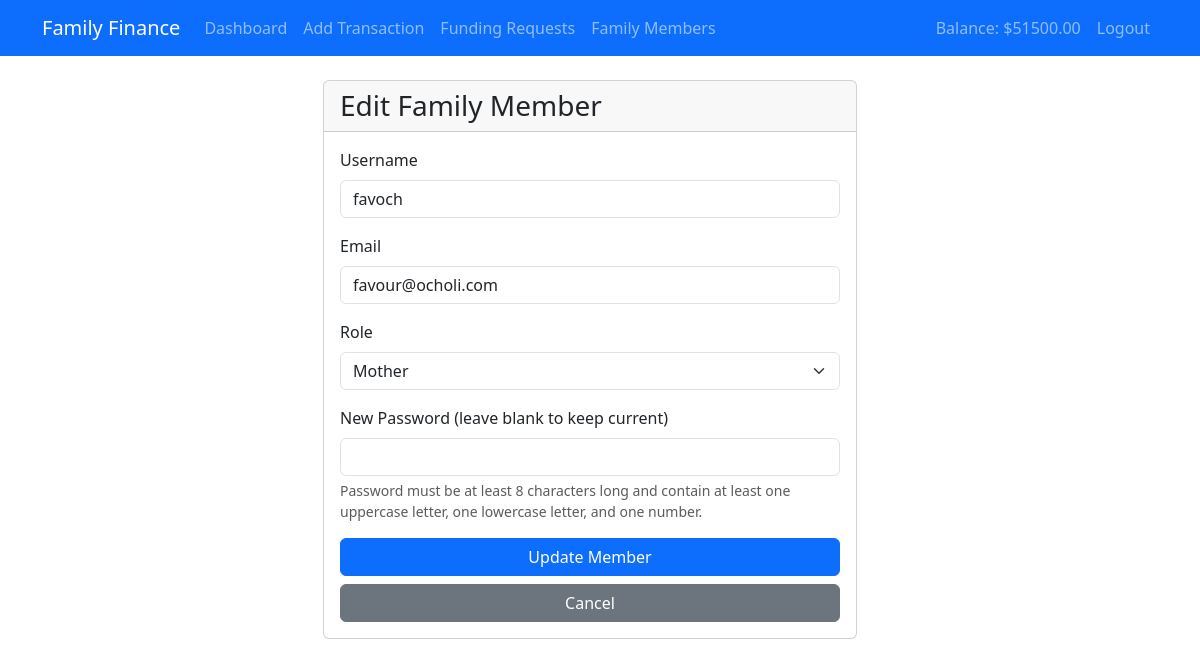
/edit_family_member/2 (signed in), run on the app's committed database.
### app.py (models this page shows, shortened)
class User(db.Model, UserMixin):
    id = db.Column(db.Integer, primary_key=True)
    username = db.Column(db.String(80), unique=True, nullable=False)
    email = db.Column(db.String(120), unique=True, nullable=False)
    password_hash = db.Column(db.String(128))
    role = db.Column(db.String(20), nullable=False)
    balance = db.Column(db.Float, default=0.0)
    is_active = db.Column(db.Boolean, default=True)
    family_id = db.Column(db.Integer, db.ForeignKey('family.id'))
    created_at = db.Column(db.DateTime, default=datetime.utcnow)
    funding_requests = db.relationship('FundingRequest',
                                     foreign_keys='FundingRequest.requested_by',
                                     backref=db.backref('requester_ref', lazy=True),
                                     lazy=True)
    requests_approved = db.relationship('FundingRequest',
                                      foreign_keys='FundingRequest.approved_by',
                                      backref=db.backref('approver_ref', lazy=True),
                                      lazy=True)
    funding_request_balances = db.relationship('FundingRequestBalance',
                                             backref='user_ref',
                                             lazy=True)
    @property
    def password(self):
        raise AttributeError('password is not a readable attribute')

### app.py (the view, shortened to what this page needs)
@app.route('/edit_family_member/<int:user_id>', methods=['GET', 'POST'])
@login_required
@father_required
def edit_family_member(user_id):
    member = User.query.filter_by(id=user_id, family_id=current_user.family_id).first_or_404()
    if member.role == 'father':
        flash('Cannot edit father account.', 'error')
        return redirect(url_for('manage_family_members'))
    return render_template('edit_family_member.html', member=member)

### app.py (called while the page is built)
@login_manager.user_loader
def load_user(user_id):
    return User.query.get(int(user_id))

def father_required(f):
    @wraps(f)
    def decorated_function(*args, **kwargs):
        if not current_user.is_authenticated or current_user.role != 'father':
            flash('This action requires father privileges')
            return redirect(url_for('dashboard'))
        return f(*args, **kwargs)
    return decorated_function

### templates/edit_family_member.html (shortened to what this page needs)
{% extends "base.html" %}
{% block content %}
<div class="container mt-4">
    <div class="row justify-content-center">
        <div class="col-md-6">
            <div class="card">
                <div class="card-header">
                    <h3 class="card-title mb-0">Edit Family Member</h3>
                </div>
                <div class="card-body">
                    <form method="POST">
                        <div class="mb-3">
                            <label for="username" class="form-label">Username</label>
                            <input type="text" class="form-control" id="username" name="username" value="{{ member.username }}" required>
                        </div>
                        <div class="mb-3">
                            <label for="email" class="form-label">Email</label>
                            <input type="email" class="form-control" id="email" name="email" value="{{ member.email }}" required>
                        </div>
                        <div class="mb-3">
                            <label for="role" class="form-label">Role</label>
                            <select class="form-select" id="role" name="role" required>
                                <option value="mother" {% if member.role == 'mother' %}selected{% endif %}>Mother</option>
                            </select>
                        </div>
                        <div class="mb-3">
                            <label for="new_password" class="form-label">New Password (leave blank to keep current)</label>
                            <input type="password" class="form-control" id="new_password" name="new_password">
                            <div class="form-text">
                                Password must be at least 8 characters long and contain at least one uppercase letter, one lowercase letter, and one number.
                            </div>
                        </div>
                        <div class="d-grid gap-2">
                            <button type="submit" class="btn btn-primary">Update Member</button>
                            <a href="{{ url_for('manage_family_members') }}" class="btn btn-secondary">Cancel</a>
                        </div>
                    </form>
                </div>
            </div>
        </div>
    </div>
</div>
{% endblock %}

### templates/base.html (shortened to what this page needs)
<!DOCTYPE html>
<html lang="en">
<head>
    <link href="https://cdn.jsdelivr.net/npm/bootstrap@5.3.2/dist/css/bootstrap.min.css" rel="stylesheet">
</head>
<body>
    <nav class="navbar navbar-expand-lg navbar-dark bg-primary">
        <div class="container">
            <a class="navbar-brand" href="{{ url_for('index') }}">Family Finance</a>
            <div class="collapse navbar-collapse" id="navbarNav">
                <ul class="navbar-nav me-auto">
                    {% if current_user.is_authenticated %}
                    <li class="nav-item">
                        <a class="nav-link" href="{{ url_for('dashboard') }}">Dashboard</a>
                    </li>
                    <li class="nav-item">
                        <a class="nav-link" href="{{ url_for('add_transaction') }}">Add Transaction</a>
                    </li>
                    <li class="nav-item">
                        <a class="nav-link" href="{{ url_for('funding_requests') }}">Funding Requests</a>
                    </li>
                    {% if current_user.role in ['father', 'mother'] %}
                    <li class="nav-item">
                        <a class="nav-link" href="{{ url_for('manage_family_members') }}">Family Members</a>
                    </li>
                    {% endif %}
                    {% endif %}
                </ul>
                <ul class="navbar-nav">
                    {% if current_user.is_authenticated %}
                    <li class="nav-item">
                        <span class="nav-link">Balance: ${{ "%.2f"|format(current_user.balance) }}</span>
                    </li>
                    <li class="nav-item">
                        <a class="nav-link" href="{{ url_for('logout') }}">Logout</a>
                    </li>
                    {% endif %}
                </ul>
            </div>
        </div>
    </nav>
    <div class="container content">
        {% block content %}{% endblock %}
    </div>
</body>
</html>

### templates/base.html (style rules this page uses)
.navbar { margin-bottom: 20px; }
.content { margin: 20px; }

### data on the page
User: balance "51500.00"
User: username "favoch", email "favour@ocholi.com", role "Mother"
